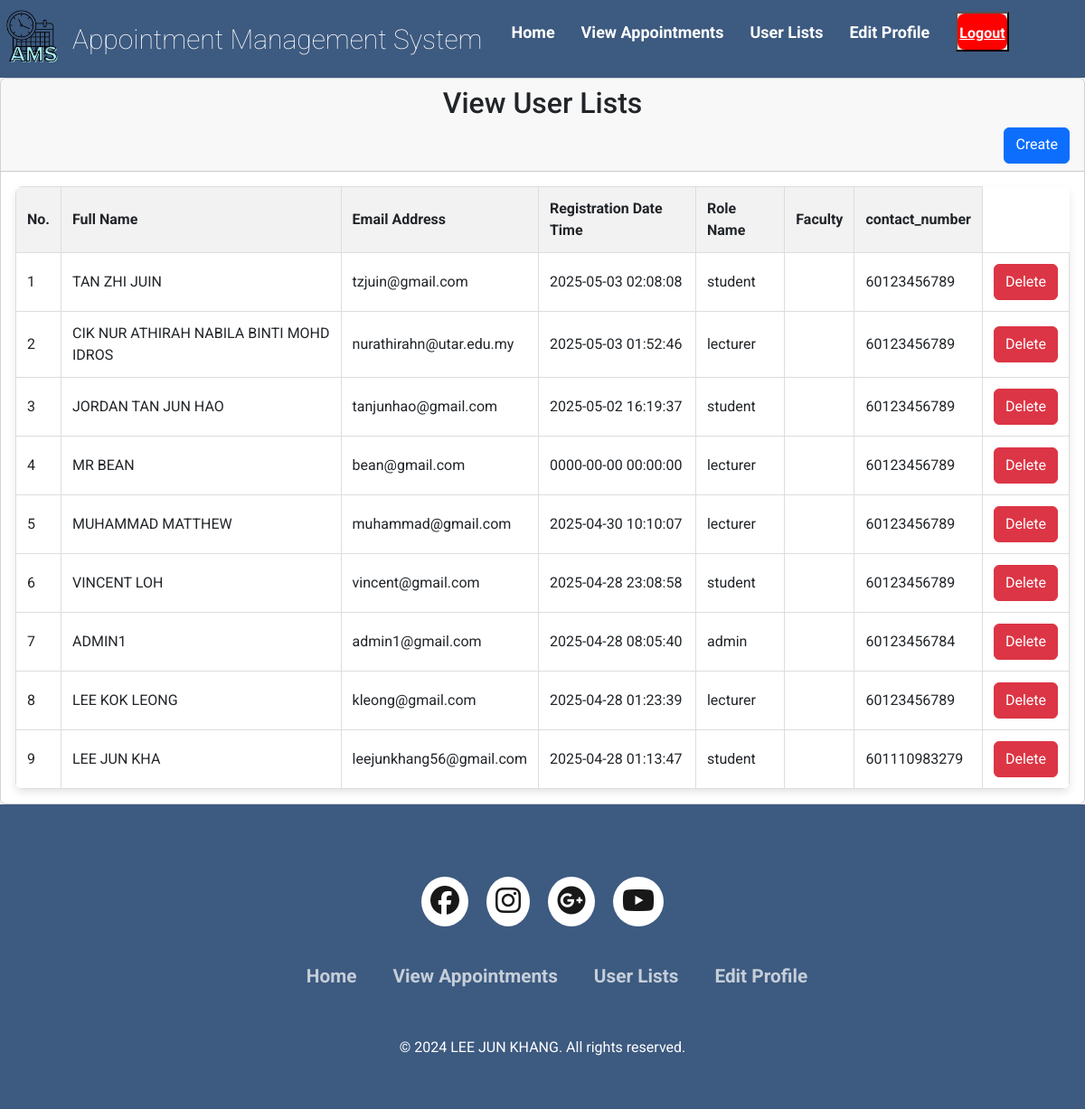
/user_view_admin.php (signed in), run on the app's committed database.
### tables this page shows
CREATE TABLE `users` (
  `id` bigint(11) NOT NULL,
  `username` varchar(100) NOT NULL,
  `email` varchar(100) NOT NULL,
  `role_id` int(1) NOT NULL,
  `reg_date` datetime NOT NULL,
  `password` varchar(255) NOT NULL,
  `contact_number` varchar(15) NOT NULL
);

CREATE TABLE `roles` (
  `id` int(1) NOT NULL,
  `role_name` varchar(50) NOT NULL
);

### user_view_admin.php (the view, shortened to what this page needs)
<!DOCTYPE html>
<html lang="en">
<head>
    <link rel="stylesheet" href="css/style.css">
    <link href="https://cdn.jsdelivr.net/npm/bootstrap@5.3.3/dist/css/bootstrap.min.css" rel="stylesheet">
    <link rel="stylesheet" type="text/css" href="https://cdnjs.cloudflare.com/ajax/libs/font-awesome/6.6.0/css/all.min.css">
    <link rel="stylesheet" href="https://unicons.iconscout.com/release/v4.0.0/css/line.css">
</head>
<body>
    <header>
        <nav class="navbar">
            <div class="navdiv">
                <div class="image-container">
                    <a href="home_admin.php"><img src="assets/images/logo.png" alt="logo" class="nav-logo" style="width: 70px; height: auto;"></a>
                    <a href="home_admin.php" class="logo-text">Appointment Management System</a>
                    <?php
                    include("database.php");
                    $email = $_SESSION['email'];
                    $query = mysqli_query($con, "SELECT users.*, roles.role_name
											FROM users
											JOIN roles ON users.role_id = roles.id
											WHERE users.email = '$email'");
                    while ($result = mysqli_fetch_assoc($query)) {
                        $res_id = $result['id'];
                    }
                    ?>
                </div>
                <ul>
                    <li><a href="home_admin.php">Home</a></li>
                    <li><a href="appointment_view_admin.php">View Appointments</a></li>
                    <li><a href="user_view_admin.php">User Lists</a></li>
                    <li><?php echo "<a href='edit_profile_admin.php?id=$res_id'>Edit Profile</a>"; ?></li>
                    <button><a href="logout.php" class="logout-btn">Logout</a></button>
                </ul>
            </div>
        </nav>
    </header>
    <main>
        <div class="main-box top">
            <div class="col-md-12">
                <div class="card">
                    <div class="card-header">
                        <h2 style="text-align: center;">View User Lists</h2>
                        <div class="d-grid gap-2 d-md-flex justify-content-md-end">
                            <button type="button" class="btn btn-primary" data-bs-toggle="modal" data-bs-target="#createModal">
                                <p>Create</p>
                            </button>
                        </div>
                    </div>
                    <div class="card-body">
                        <table class="product-table">
                            <thead>
                                <tr>
                                    <th>No.</th>
                                    <th>Full Name</th>
                                    <th>Email Address</th>
                                    <th>Registration Date Time</th>
                                    <th>Role Name</th>
                                    <th>Faculty</th>
                                    <th>contact_number</th>
                                </tr>
                            </thead>
                            <tbody>
                                <?php
                                $count = 1;
                                $sel_query = "SELECT users.*, roles.role_name AS role_name
                                                FROM users
                                                JOIN roles ON users.role_id = roles.id
                                                ORDER BY users.id DESC";
                                $stmt = $con->prepare($sel_query);
                                $stmt->execute();
                                $result = $stmt->get_result();
                                while ($row = mysqli_fetch_assoc($result)) {
                                ?>
                                    <tr>
                                        <td><?php echo $count; ?></td>
                                        <td><?php echo $row["username"]; ?></td>
                                        <td><?php echo $row["email"]; ?></td>
                                        <td><?php echo $row["reg_date"]; ?></td>
                                        <td><?php echo $row["role_name"]; ?></td>
                                        <td><?php echo $row["faculty"]; ?></td>
                                        <td><?php echo $row["contact_number"]; ?></td>
                                        <td>
                                            <button type="button" class="btn btn-danger" data-bs-toggle="modal" data-bs-target="#confirmModalCenter" data-id="<?php echo $row['id']; ?>">Delete</button>
                                        </td>
                                    </tr>
                                <?php
                                    $count++;
                                }
                                ?>
                            </tbody>
                        </table>
                    </div>
                </div>
            </div>
        </div>
    </main>
    <footer class="footer">
        <div class="footer-container">
            <div class="footer-icons">
                <a href=""><i class="fa-brands fa-facebook"></i></a>
                <a href=""><i class="fa-brands fa-instagram"></i></a>
                <a href=""><i class="fa-brands fa-google-plus"></i></a>
                <a href=""><i class="fa-brands fa-youtube"></i></a>
            </div>
            <div class="footer-nav">
                <ul>
                    <li><a href="home_admin.php">Home</a></li>
                    <li><a href="appointment_view_admin.php">View Appointments</a></li>
                    <li><a href="user_view_admin.php">User Lists</a></li>
                    <li><a href="edit_profile_admin.php">Edit Profile</a></li>
                </ul>
            </div>
            <div class="footer-bottom">
                <p>&copy; 2024 LEE JUN KHANG. All rights reserved. </p>
            </div>
        </div>
    </footer>
</body>
</html>

### css/style.css (style rules this page uses)
* { padding: 0; margin: 0; box-sizing: border-box; font-family: 'Roboto', sans-serif; }
body { background: #98C1D9; }
.navdiv { text-decoration: none; display: flex; align-items: center; justify-content: space-between; }
.btn { height: 40px; background: #3D5A80; color: white; font-size: 16px; font-weight: bold; border: 2px solid #3D5A80; border-radius: 5px; cursor: pointer; transition: background 0.3s ease, color 0.3s ease, border-color 0.3s ease; text-align: center; line-height: 40px; }
.logout-btn { height: 40px; background-color: red; color: white; font-size: 16px; font-weight: bold; border: 2px solid red; border-radius: 8px; cursor: pointer; text-align: center; line-height: 40px; padding: 0; margin: 0; box-sizing: border-box; display: inline-block; transition: background-color 0.3s ease, color 0.3s ease, border-color 0.3s ease; }
footer { background-color: #3D5A80; }
.footer-container { width: 100%; padding: 70px 30px 20px; }
.footer-icons { display: flex; justify-content: center; }
.footer-icons a { text-decoration: none; padding: 10px; background-color: white; margin: 10px; border-radius: 50%; }
.footer-icons a i { font-size: 2em; color: black; opacity: 0.9; }
.footer-nav { margin: 30px 0; }
.footer-nav ul { display: flex; justify-content: center; }
.footer-nav ul li a { color: white; margin: 20px; text-decoration: none; font-size: 1.3em; opacity: 0.7; transition: 0.5s; }
.footer-bottom { background-color: #3D5A80; padding: 20px; text-align: center; }
.footer-bottom p { color: white; }
.navbar { background: #3D5A80; font-family: calibri; padding-right: 15px; padding-left: 15px; }
.navdiv { display: flex; align-items: center; justify-content: space-between; }
.navdiv ul li a { text-decoration: none; }
.logo-text { font-size: 30px; font-weight: 60; color: white; text-decoration: none; }
.image-container img { width: 100px; height: auto; display: flex; align-items: center; }
.image-container { display: flex; align-items: center; }
.nav-logo { width: 100px; height: auto; margin-right: 10px; }
li { list-style: none; display: inline-block; }
li a { color: white; font-size: 18px; font-weight: bold; margin-right: 25px; }
.product-table { width: 100%; border-collapse: collapse; background-color: #fff; border-radius: 8px; overflow: hidden; box-shadow: 0 4px 8px rgba(0, 0, 0, 0.1); }
.product-table th, .product-table td { padding: 12px; border: 1px solid #ddd; }
.product-table th { background-color: #f2f2f2; font-weight: bold; }

### data on the page
users: username "TAN ZHI JUIN", email "tzjuin@gmail.com", reg_date "2025-05-03 02:08:08", role.role_name "student", contact_number "60123456789"
users: username "CIK NUR ATHIRAH NABILA BINTI MOHD IDROS", email "nurathirahn@utar.edu.my", reg_date "2025-05-03 01:52:46", role.role_name "lecturer", contact_number "60123456789"
users: username "JORDAN TAN JUN HAO", email "tanjunhao@gmail.com", reg_date "2025-05-02 16:19:37", role.role_name "student", contact_number "60123456789"
users: username "MR BEAN", email "bean@gmail.com", reg_date "0000-00-00 00:00:00", role.role_name "lecturer", contact_number "60123456789"
users: username "MUHAMMAD MATTHEW", email "muhammad@gmail.com", reg_date "2025-04-30 10:10:07", role.role_name "lecturer", contact_number "60123456789"
users: username "VINCENT LOH", email "vincent@gmail.com", reg_date "2025-04-28 23:08:58", role.role_name "student", contact_number "60123456789"
users: username "ADMIN1", email "admin1@gmail.com", reg_date "2025-04-28 08:05:40", role.role_name "admin", contact_number "60123456784"
users: username "LEE KOK LEONG", email "kleong@gmail.com", reg_date "2025-04-28 01:23:39", role.role_name "lecturer", contact_number "60123456789"
users: username "LEE JUN KHA", email "leejunkhang56@gmail.com", reg_date "2025-04-28 01:13:47", role.role_name "student", contact_number "601110983279"
